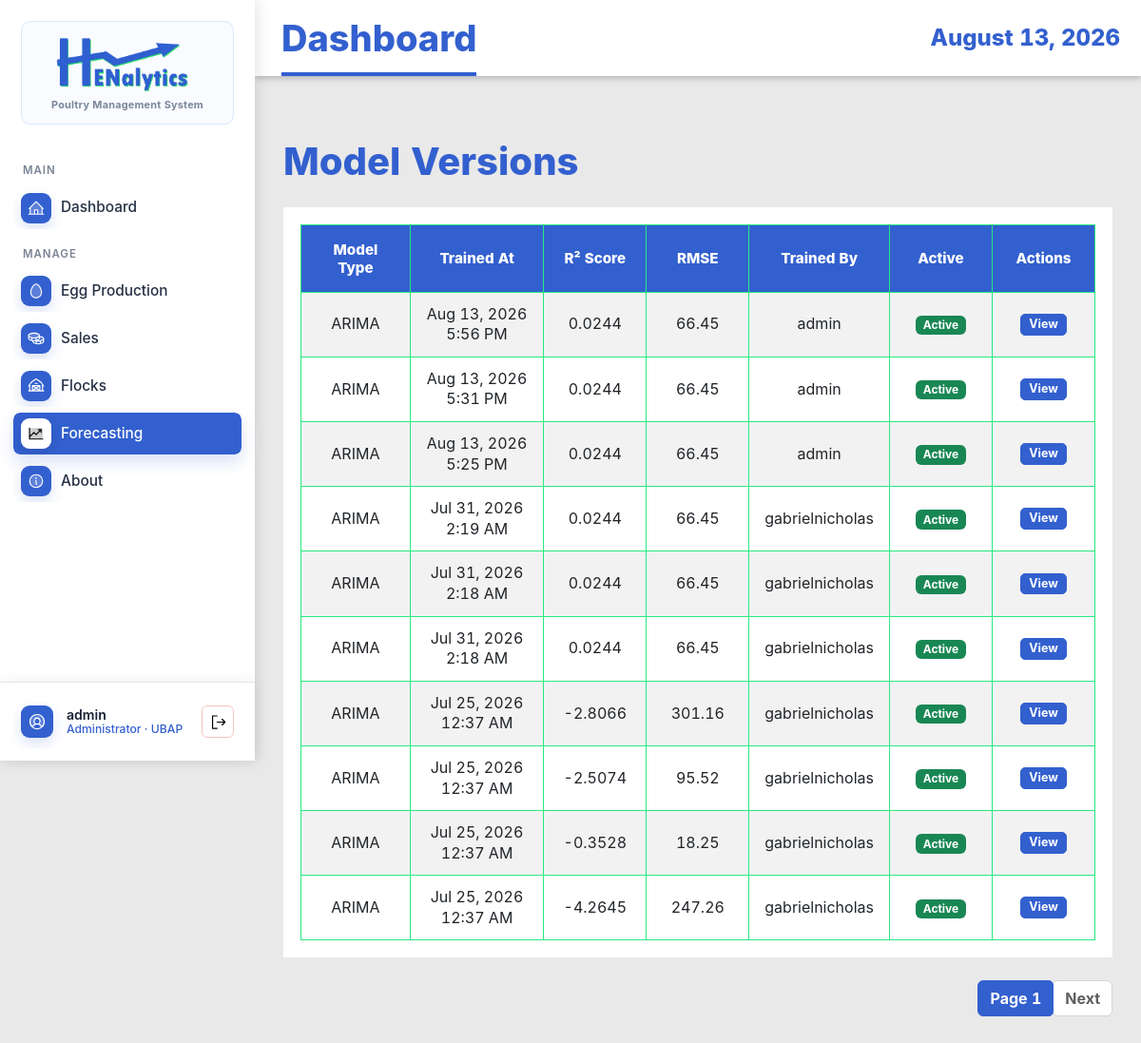
Page /model-versions/ (signed in) on the earlier database version.
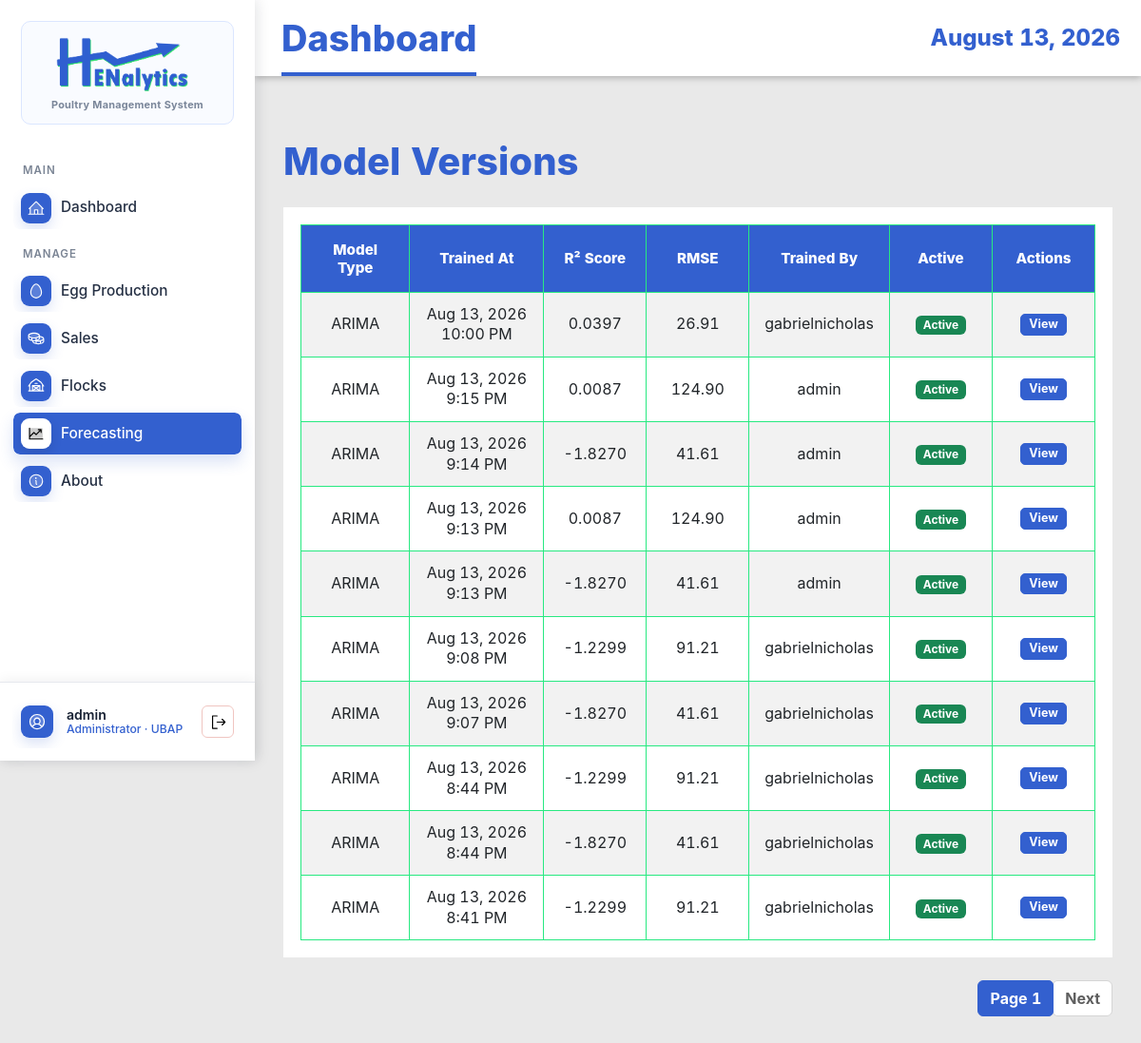
Same page on the later database version.
### EggProduction/models.py (models this page shows, shortened)
class ModelVersion(models.Model):
    MODEL_TYPE_CHOICES = (
        ('arima', 'ARIMA'),
        ('mlr', 'Multiple Linear Regression'),
        ('hybrid', 'Hybrid Model'),
        ('lstm', 'LSTM Neural Network'),
    )
    model_type = models.CharField(max_length=20, choices=MODEL_TYPE_CHOICES)
    trained_at = models.DateTimeField(auto_now_add=True)
    triggered_by = models.ForeignKey(User, on_delete=models.SET_NULL, null=True)
    r2_score = models.DecimalField(max_digits=5, decimal_places=4, null=True, blank=True)
    rmse = models.DecimalField(max_digits=10, decimal_places=2, null=True, blank=True)
    mae = models.DecimalField(max_digits=10, decimal_places=2, null=True, blank=True)
    mape = models.DecimalField(max_digits=8, decimal_places=2, null=True, blank=True)
    baseline_rmse = models.DecimalField(max_digits=10, decimal_places=2, null=True, blank=True)
    aic_score = models.DecimalField(max_digits=15, decimal_places=2, null=True, blank=True)
    arima_order = models.CharField(max_length=20, null=True, blank=True, help_text="Format: (p,d,q)")
    pkl_path = models.CharField(max_length=255, null=True, blank=True)
    feature_set = models.CharField(max_length=50, blank=True, default='')
    selection_metric = models.CharField(max_length=30, blank=True, default='rolling_mae_mape')
    comparison_summary = models.JSONField(blank=True, default=dict)
    is_active = models.BooleanField(default=True)
    training_rows = models.IntegerField(null=True, blank=True)
    created_at = models.DateTimeField(auto_now_add=True)
    class Meta:
        ordering = ['-trained_at']
        verbose_name_plural = "Model Versions"

### EggProduction/views.py (the view)
# urls.py: path('model-versions/', views.ModelVersionListView.as_view(), name='model-version-list'),
class ModelVersionListView(AdminAccessMixin, ListView):
    model = ModelVersion
    template_name = 'egg_production/model_version_list.html'
    context_object_name = 'models'
    paginate_by = 10
    ordering = ['-trained_at']

### EggProduction/models.py (called while the page is built)
    @property
    def display_role(self):
        return self.get_role_display()

### EggProduction/views.py (called while the page is built)
    def test_func(self):
        user = self.request.user
        try:
            profile = UserProfile.objects.get(user=user)
            return profile.role == 'admin' or user.username == 'gabrielnicholas'
        except UserProfile.DoesNotExist:
            return user.username == 'gabrielnicholas'

### EggProduction/templates/egg_production/model_version_list.html (shortened to what this page needs)
{% extends 'base.html' %}
{% load static %}
{% block content %}
<div class="container mt-4">
    <h1 class="mb-4">Model Versions</h1>
    {% if models %}
    <div class="table-responsive">
        <table class="table table-striped table-hover">
            <thead class="table-dark">
                <tr>
                    <th>Model Type</th>
                    <th>Trained At</th>
                    <th>R² Score</th>
                    <th>RMSE</th>
                    <th>Trained By</th>
                    <th>Active</th>
                    <th>Actions</th>
                </tr>
            </thead>
            <tbody>
                {% for model in models %}
                <tr>
                    <td>{{ model.get_model_type_display }}</td>
                    <td>{{ model.trained_at|date:"M d, Y g:i A" }}</td>
                    <td>{{ model.r2_score|default:"N/A" }}</td>
                    <td>{{ model.rmse|default:"N/A" }}</td>
                    <td>{{ model.triggered_by.get_full_name|default:model.triggered_by.username }}</td>
                    <td>
                        {% if model.is_active %}
                        <span class="badge bg-success">Active</span>
                        {% else %}
                        <span class="badge bg-secondary">Inactive</span>
                        {% endif %}
                    </td>
                    <td>
                        <a href="{% url 'eggproduction:model-version-detail' model.pk %}"
                            class="btn btn-sm btn-info">View</a>
                    </td>
                </tr>
                {% endfor %}
            </tbody>
        </table>
    </div>
    {% if is_paginated %}
    <nav aria-label="Page navigation">
        <ul class="pagination justify-content-center">
            <li class="page-item active"><a class="page-link" href="#">Page {{ page_obj.number }}</a></li>
            {% if page_obj.has_next %}
            <li class="page-item"><a class="page-link" href="?page={{ page_obj.next_page_number }}">Next</a></li>
            {% endif %}
        </ul>
    </nav>
    {% endif %}
    {% else %}
    <div class="alert alert-info">No models available.</div>
    {% endif %}
</div>
{% endblock %}

Differences in the rows shown:
no longer on this page (row unchanged): ModelVersion: model_type "ARIMA", trained_at "Aug 13, 2026 5:56 PM", r2_score "0.0244", rmse "66.45", triggered_by.get_full_name "admin", is_active "Active"
no longer on this page (row unchanged): ModelVersion: model_type "ARIMA", trained_at "Aug 13, 2026 5:31 PM", r2_score "0.0244", rmse "66.45", triggered_by.get_full_name "admin", is_active "Active"
no longer on this page (row unchanged): ModelVersion: model_type "ARIMA", trained_at "Aug 13, 2026 5:25 PM", r2_score "0.0244", rmse "66.45", triggered_by.get_full_name "admin", is_active "Active"
no longer on this page (row unchanged): ModelVersion: model_type "ARIMA", trained_at "Jul 31, 2026 2:19 AM", r2_score "0.0244", rmse "66.45", triggered_by.get_full_name "gabrielnicholas", is_active "Active"
no longer on this page (row unchanged): ModelVersion: model_type "ARIMA", trained_at "Jul 31, 2026 2:18 AM", r2_score "0.0244", rmse "66.45", triggered_by.get_full_name "gabrielnicholas", is_active "Active"
no longer on this page (row unchanged): ModelVersion: model_type "ARIMA", trained_at "Jul 31, 2026 2:18 AM", r2_score "0.0244", rmse "66.45", triggered_by.get_full_name "gabrielnicholas", is_active "Active"
no longer on this page (row unchanged): ModelVersion: model_type "ARIMA", trained_at "Jul 25, 2026 12:37 AM", r2_score "-2.8066", rmse "301.16", triggered_by.get_full_name "gabrielnicholas", is_active "Active"
no longer on this page (row unchanged): ModelVersion: model_type "ARIMA", trained_at "Jul 25, 2026 12:37 AM", r2_score "-2.5074", rmse "95.52", triggered_by.get_full_name "gabrielnicholas", is_active "Active"
no longer on this page (row unchanged): ModelVersion: model_type "ARIMA", trained_at "Jul 25, 2026 12:37 AM", r2_score "-0.3528", rmse "18.25", triggered_by.get_full_name "gabrielnicholas", is_active "Active"
no longer on this page (row unchanged): ModelVersion: model_type "ARIMA", trained_at "Jul 25, 2026 12:37 AM", r2_score "-4.2645", rmse "247.26", triggered_by.get_full_name "gabrielnicholas", is_active "Active"
added ModelVersion: model_type "ARIMA", trained_at "Aug 13, 2026 10:00 PM", r2_score "0.0397", rmse "26.91", triggered_by.get_full_name "gabrielnicholas", is_active "Active"
added ModelVersion: model_type "ARIMA", trained_at "Aug 13, 2026 9:15 PM", r2_score "0.0087", rmse "124.90", triggered_by.get_full_name "admin", is_active "Active"
added ModelVersion: model_type "ARIMA", trained_at "Aug 13, 2026 9:14 PM", r2_score "-1.8270", rmse "41.61", triggered_by.get_full_name "admin", is_active "Active"
added ModelVersion: model_type "ARIMA", trained_at "Aug 13, 2026 9:13 PM", r2_score "0.0087", rmse "124.90", triggered_by.get_full_name "admin", is_active "Active"
added ModelVersion: model_type "ARIMA", trained_at "Aug 13, 2026 9:13 PM", r2_score "-1.8270", rmse "41.61", triggered_by.get_full_name "admin", is_active "Active"
added ModelVersion: model_type "ARIMA", trained_at "Aug 13, 2026 9:08 PM", r2_score "-1.2299", rmse "91.21", triggered_by.get_full_name "gabrielnicholas", is_active "Active"
added ModelVersion: model_type "ARIMA", trained_at "Aug 13, 2026 9:07 PM", r2_score "-1.8270", rmse "41.61", triggered_by.get_full_name "gabrielnicholas", is_active "Active"
added ModelVersion: model_type "ARIMA", trained_at "Aug 13, 2026 8:44 PM", r2_score "-1.2299", rmse "91.21", triggered_by.get_full_name "gabrielnicholas", is_active "Active"
added ModelVersion: model_type "ARIMA", trained_at "Aug 13, 2026 8:44 PM", r2_score "-1.8270", rmse "41.61", triggered_by.get_full_name "gabrielnicholas", is_active "Active"
added ModelVersion: model_type "ARIMA", trained_at "Aug 13, 2026 8:41 PM", r2_score "-1.2299", rmse "91.21", triggered_by.get_full_name "gabrielnicholas", is_active "Active"
